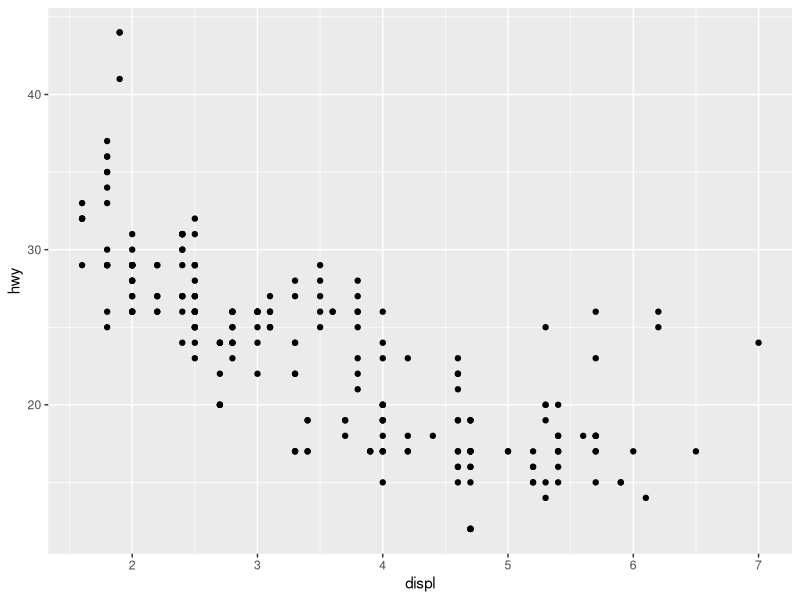
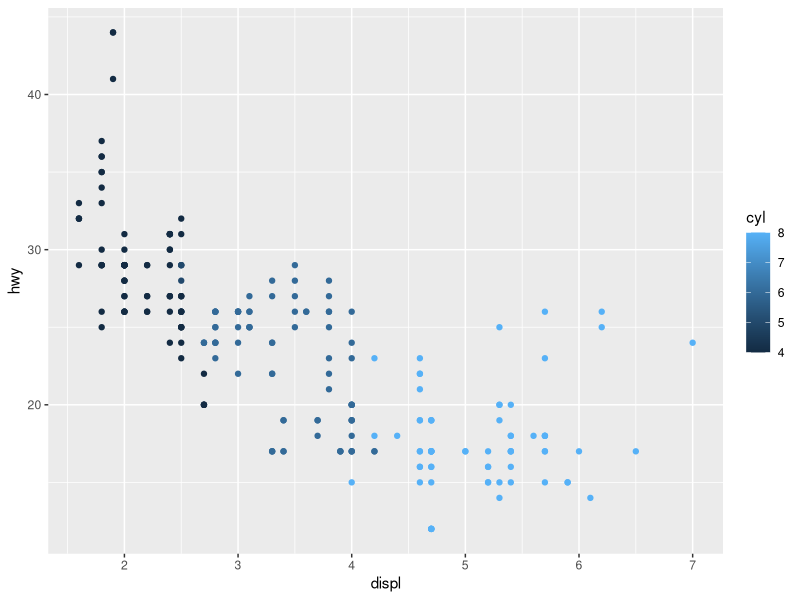
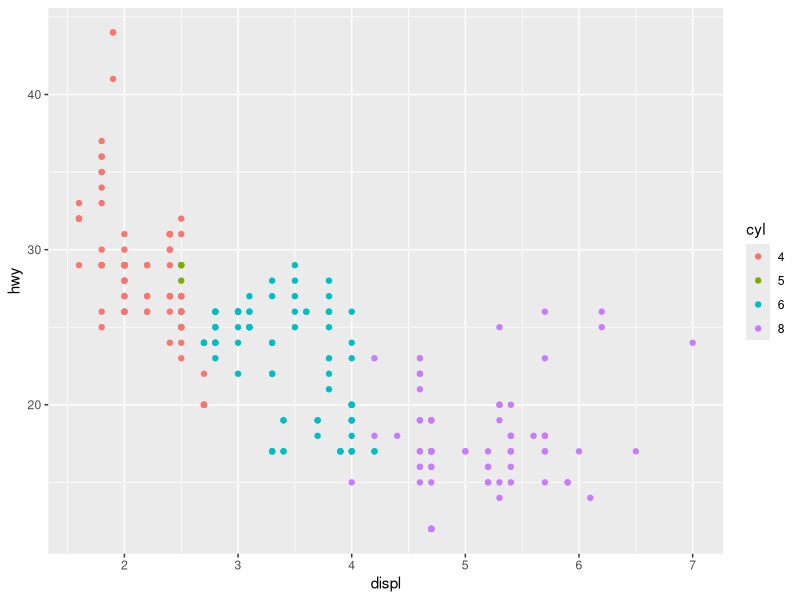
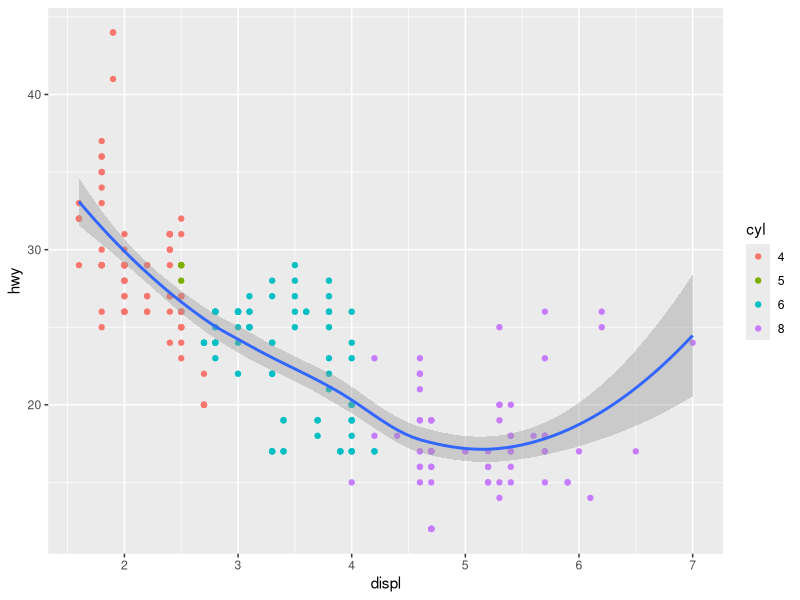
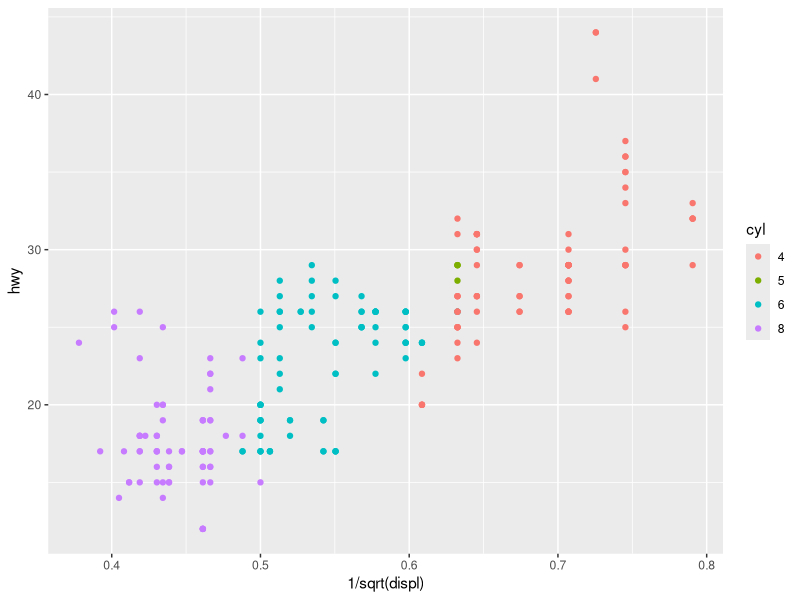

These figures' R source, in order:
## ---- chunk 1
options(show.signif.stars = FALSE)
knitr::opts_chunk$set(tidy = FALSE) # turn off formatR's tidy
knitr::opts_chunk$set(fig.path="figures/", out.width="70%", fig.align = "center")
## ---- chunk 2
library(tidyverse)
## ---- chunk 3
mpg
## ---- chunk 4
ggplot(data = mpg, mapping = aes(x = displ, y = hwy)) + geom_point()
## ---- chunk 5
ggplot(data = mpg, mapping = aes(x = displ, y = hwy)) +
  geom_point(aes(color = cyl))
## ---- chunk 6
ggplot(data = mpg %>% mutate(cyl = factor(cyl)),
       aes(x = displ, y = hwy)) + geom_point(aes(color = cyl))
## ---- chunk 7
ggplot(mpg %>% mutate(cyl = factor(cyl)), aes(displ, hwy)) +
  geom_point(aes(color = cyl)) +
  geom_smooth()
## ---- chunk 8
fit <- lm(log(hwy) ~ log(displ), data = mpg) 
coef(fit)
## ---- chunk 9
ggplot(mpg %>% mutate(cyl = factor(cyl))) +
  geom_point(aes(x = 1 / sqrt(displ), y = hwy, color = cyl))
